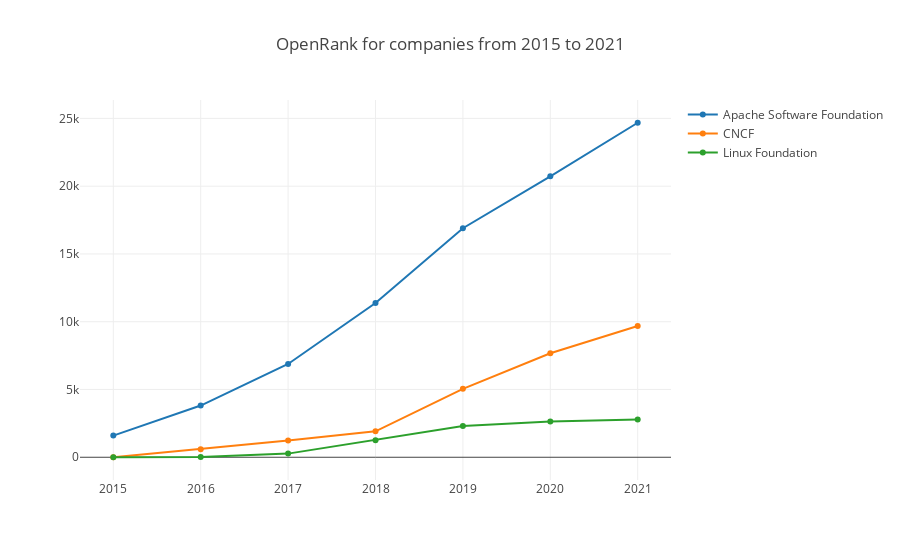

Source (notebook cell):
### Markdown cell above
###### getRepoOpenrank

This function will return repo OpenRank with the config param.

Here is an example of all Chinese projects under foundation group by Foundation and by year from 2015 to 2021.

### Code cell
var startYear = 2015, startMonth = 1, endYear = 2021, endMonth = 12, x = [];
for (let y = startYear; y <= endYear; y++) x.push(`${y}`);
openDigger.index.openrank.getRepoOpenrank({labelIntersect: ['Foundation', ':regions/China'], startYear, startMonth, endYear, endMonth, groupBy: 'Foundation', groupTimeRange: 'year', limit: 5}).then(data => {
    openDigger.render.plotly(data.map(row => {
        return { x, y: row.open_rank, mode: 'scatter', name: row.label };
    }), {title: `OpenRank for companies from ${startYear} to ${endYear}`, xaxis: {type: 'category'}});
});

### Figure 1 — Plotly figure (JSON) as saved in the notebook; plotly's stock layout.template omitted (floating-point values rounded to 4 significant figures)
{"data": [{"mode": "scatter", "name": "Apache Software Foundation", "x": ["2015", "2016", "2017", "2018", "2019", "2020", "2021"], "y": [1599.0, 3816.0, 6881.0, 11380.0, 16900.0, 20730.0, 24680.0]}, {"mode": "scatter", "name": "CNCF", "x": ["2015", "2016", "2017", "2018", "2019", "2020", "2021"], "y": [0, 594.2, 1235.0, 1910.0, 5048.0, 7675.0, 9684]}, {"mode": "scatter", "name": "Linux Foundation", "x": ["2015", "2016", "2017", "2018", "2019", "2020", "2021"], "y": [0, 13.52, 267.5, 1263.0, 2300.0, 2636.0, 2785.0]}], "layout": {"autosize": true, "title": {"text": "OpenRank for companies from 2015 to 2021"}, "xaxis": {"autorange": true, "range": [-0.3605, 6.361], "type": "category"}, "yaxis": {"autorange": true, "range": [-2037.0, 26720.0], "type": "linear"}}}
